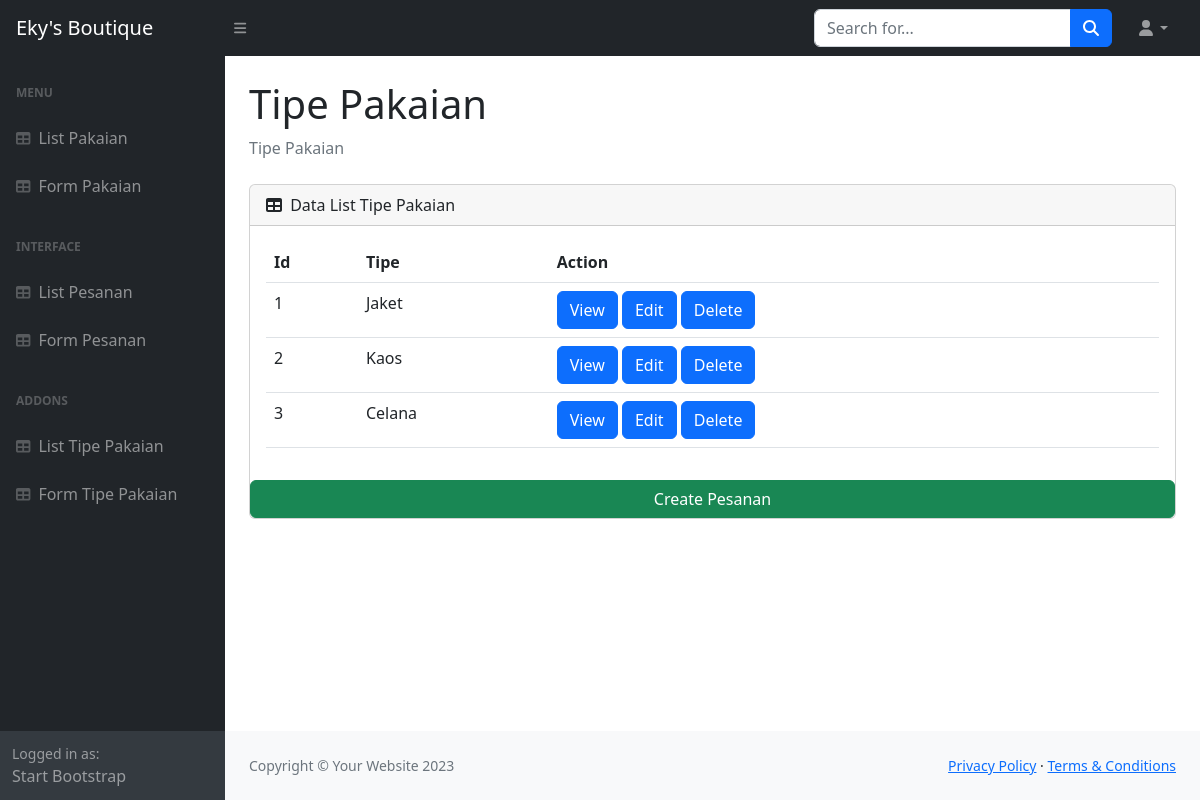
Screenshot of /web2-uts-template/backend/Tipe_Pakaian/index.php with the database file from the repository.
### tables this page shows
CREATE TABLE `tipe_pakaian` (
  `id` int(11) NOT NULL,
  `tipe` varchar(45) DEFAULT NULL
);

### web2-uts-template/backend/Tipe_Pakaian/index.php (the view)
<?php
    include_once('../../database/dbkoneksi.php');
    $sql = "SELECT * FROM tipe_pakaian";
    $rs = $dbh->query($sql);
?>
<!DOCTYPE html>
<html lang="en">
    <?php include("../Shared/head.php"); ?>
    <body class="sb-nav-fixed">
        <?php include("../Shared/nav_header.php"); ?>
        <div id="layoutSidenav">
            <?php include("../Shared/nav_sidebar.php"); ?>
            <div id="layoutSidenav_content">
                <main>
                    <div class="container-fluid px-4">
                        <h1 class="mt-4">Tipe Pakaian</h1>
                        <ol class="breadcrumb mb-4">
                            <li class="breadcrumb-item active">Tipe Pakaian</li>
                        </ol>
                        <div class="card mb-4">
                            <div class="card-header">
                                <i class="fas fa-table me-1"></i>
                                Data List Tipe Pakaian
                            </div>
                            <div class="card-body">
                                <table id="datatablesSimple" class="table">
                                    <thead>
                                        <tr>
                                            <th>Id</th>
                                            <th>Tipe</th>
                                            <th>Action</th>
                                        </tr>
                                    </thead>
                                    <tbody>
                                        <?php
                                            foreach($rs as $row){
                                        ?>
                                            <tr>
                                                <td><?=$row['id']?></td>
                                                <td><?=$row['tipe']?></td>
                                                <td colspan="3">
                                                    <a class="btn btn-primary" href="view.php?id=<?=$row['id']?>">View</a>
                                                    <a class="btn btn-primary" href="update.php?idedit=<?=$row['id']?>">Edit</a>
                                                    <a class="btn btn-primary" href="delete.php?iddel=<?=$row['id']?>"
                                                    onclick="if(!confirm('Anda Yakin Hapus Data Tipe Pakaian <?=$row['tipe']?>?')) {return false}"
                                                    >Delete</a>
                                                </td>
                                            </tr>
                                        <?php
                                        }
                                        ?>
                                    </tbody>
                                </table>
                            </div>
                            <a class="btn btn-success" href="form_tipe_pakaian.php" role="button">Create Pesanan</a>
                        </div>
                    </div>
                </main>
                <?php include("../Shared/footer.php"); ?>
            </div>
        </div>
    </body>
</html>

### rows the page displays
tipe_pakaian: id "1", tipe "Jaket"
tipe_pakaian: id "2", tipe "Kaos"
tipe_pakaian: id "3", tipe "Celana"
